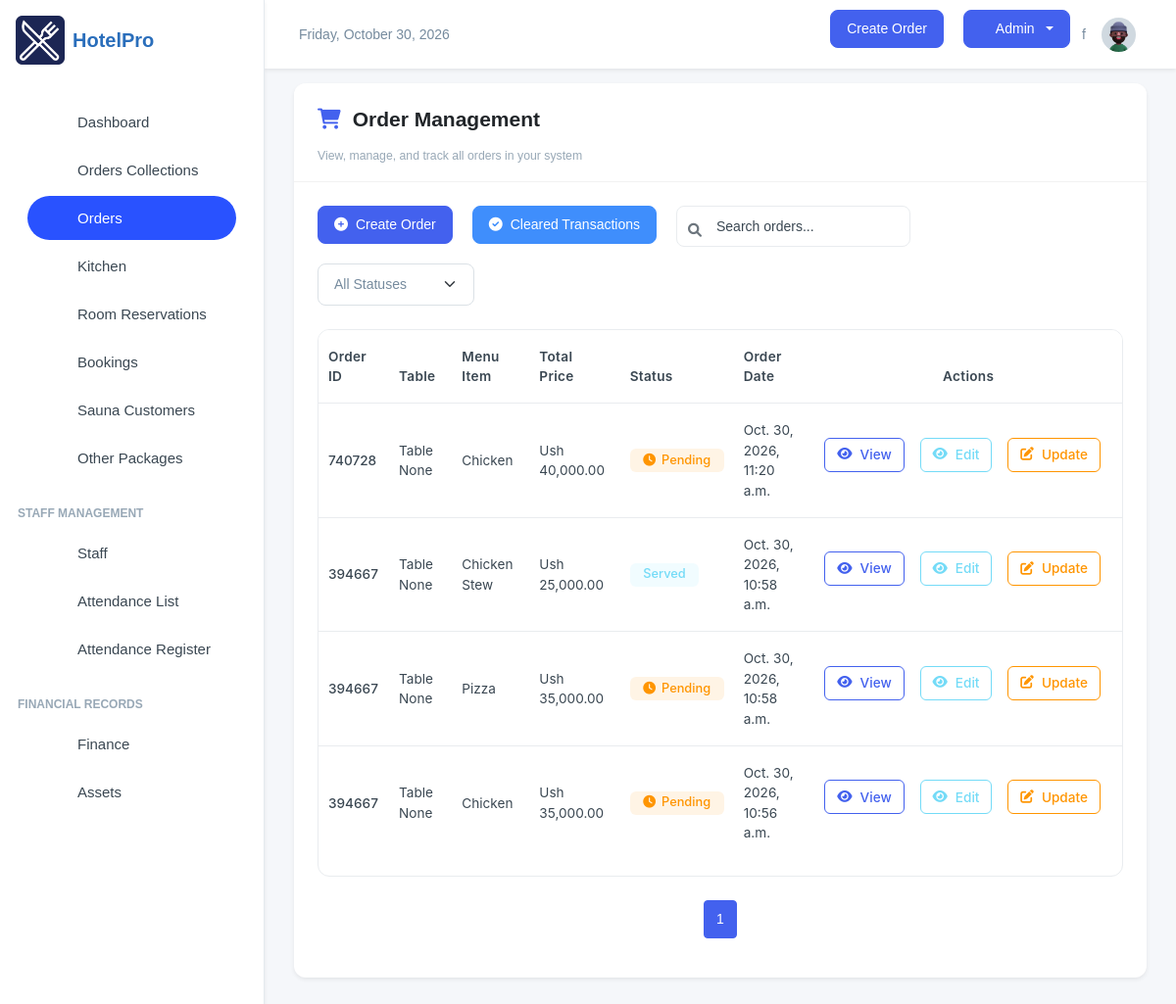
Screenshot of /manager/orders/ (signed in) with the database file from the repository.
### inventory/models.py (models this page shows, shortened)
class OrderItem(models.Model):
    ORDER_TYPE_CHOICES = [
        ('Dine-In', 'Dine-In'),
        ('Take-Away', 'Take-Away'),
    ]
    SPECIAL_NOTES_CHOICES = [
        ('nothing', 'Nothing'),
        ('strongly spiced', 'Strongly Spiced'),
        ('midly spiced', 'Mildly Spiced'),
        ('chips', 'Chips'),
        ('rice', 'Rice'),
        ('posho', 'Posho'),
        ('rice_posho', 'Rice + Posho'),
        ('chips_rice', 'Chips + Rice'),
        ('chips_posho', 'Chips + Posho'),
    ]
    order = models.ForeignKey('OrderTransaction', on_delete=models.CASCADE, related_name='order_items')
    menu_item = models.ForeignKey('MenuItem', on_delete=models.CASCADE, null=True, blank=True)
    order_date = models.DateTimeField(auto_now_add=True)
    customer_name = models.CharField(max_length=255, blank=True, null=True, default="Customer")
    dining_area = models.ForeignKey('DiningArea', on_delete=models.SET_NULL, null=True, blank=True)
    table = models.ForeignKey('Table', on_delete=models.SET_NULL, null=True, blank=True)
    unit_price = models.DecimalField(max_digits=10, decimal_places=2, null=True, blank=True)
    total_price = models.DecimalField(max_digits=10, decimal_places=2, default=Decimal('0.00'))
    quantity = models.IntegerField(blank=True, null=True)
    status = models.CharField(
        max_length=50,
        choices=[('Pending', 'Pending'), ('Preparing', 'Preparing'), ('Cooked', 'Completed'), ('Served', 'Served'), ('Cancelled', 'Cancelled')],
        default='Pending'
    )
    special_notes = models.CharField(
        max_length=50,
        choices=SPECIAL_NOTES_CHOICES,
        default="nothing",
        blank=True,
        null=True
    )
    order_type = models.CharField(
        max_length=10,
        choices=ORDER_TYPE_CHOICES,
        default='Dine-In'
    )
    updated = models.DateTimeField(auto_now=True, blank=True, null=True)
    class Meta:
        verbose_name = 'Order Item'
        verbose_name_plural = 'Order Items'
        ordering = ['-order_date']

class OrderTransaction(models.Model):
    pay_mode = (
        ("NO PAYMENT", "NO PAYMENT"),
        ("CASH", "CASH"),
        ("MOMO PAY", "MOMO PAY"),
        ("AIRTEL PAY", "AIRTEL PAY"),
        ("INVOICE", "INVOICE"),
        ("ON ACCOMMODATION", "ON ACCOMMODATION"),
    )
    random_id = models.CharField(max_length=6, unique=True, editable=False, default=generate_random_id)
    customer_name = models.CharField(max_length=255, blank=True, null=True, default="Customer")
    served_by = models.CharField(
        max_length=255, blank=True, null=True, default="Waitress")
    dining_area = models.ForeignKey(DiningArea, on_delete=models.SET_NULL, null=True, blank=True)
    table = models.ForeignKey(Table, on_delete=models.SET_NULL, null=True, blank=True )
    special_notes = models.TextField(default="Null")
    created = models.DateTimeField(default=now, blank=True, null=True)
    payment_mode = models.CharField(default="NO PAYMENT", max_length=50, choices=pay_mode)
    transaction_id = models.CharField(blank=True, null=True, max_length=100, help_text="Transaction ID / Invoice Number")
    created_by = models.ForeignKey(User, on_delete=models.SET_NULL, null=True, blank=True)
    updated = models.DateField(auto_now=True, blank=True, null=True)
    class Meta:
        ordering = ['-created']

class MenuItem(models.Model):
    category = models.ForeignKey(Category, on_delete=models.CASCADE, related_name="menu_items")
    name = models.CharField(max_length=100)
    description = models.TextField()
    price = models.DecimalField(max_digits=10, decimal_places=2, default=Decimal('0.00'))
    is_available = models.BooleanField(default=True)
    image_url = models.ImageField(blank=True, null=True, upload_to="menu_items")
    def __str__(self):
        return self.name
    class Meta:
        ordering = ['name']

### inventory/views.py (the view)
# urls.py: path('orders/', views.orders, name='order_list'),
@login_required(login_url='/user/login/')
def orders(request):
    now_time = timezone.now()
    filter_time = now_time - timedelta(hours=12)
    all_orders_count = OrderItem.objects.count()
    recent_orders = OrderItem.objects.filter(
        order_date__gte=filter_time
    ).select_related('order', 'table', 'dining_area').order_by('-order_date')
    recent_orders_count = recent_orders.count()
    print(f"DEBUG - All orders: {all_orders_count}, Recent orders: {recent_orders_count}")
    print(f"DEBUG - Current time: {now_time}, Filter cutoff: {filter_time}")
    paginator = Paginator(recent_orders, 10)
    page_number = request.GET.get('page')
    orders_list = paginator.get_page(page_number)
    return render(request, "order_list.html", {
        "orders_list": orders_list,
        "all_orders_count": all_orders_count,
        "recent_orders_count": recent_orders_count,
        "current_time": now_time,
        "filter_time": filter_time,
    })

### inventory/templates/order_list.html (shortened to what this page needs)
{% extends 'base.html' %}
{% load humanize %}
{% block content %}
<div class="card shadow-sm mb-4">
    <div class="card-header">
        <div class="page-header">
            <h4 class="page-title">
                <i class="fas fa-shopping-cart dashboard-icon"></i>Order Management
            </h4>
        </div>
        <p class="text-muted small mb-0">View, manage, and track all orders in your system</p>
    </div>
    <div class="card-body">
        <div class="d-flex flex-wrap justify-content-between align-items-center mb-4">
            <div class="d-flex flex-wrap gap-2 mb-3 mb-md-0">
                <a href="/manager/add-order/" class="btn btn-primary">
                    <i class="fas fa-plus-circle"></i> Create Order
                </a>
                <a href="/manager/cleared_transactions/" class="btn btn-info">
                    <i class="fas fa-check-circle"></i> Cleared Transactions
                </a>
                <div class="search-box">
                    <i class="fas fa-search search-icon"></i>
                    <input type="text" class="form-control" placeholder="Search orders...">
                </div>
                <select class="form-select status-filter">
                    <option value="">All Statuses</option>
                </select>
            </div>
        </div>
        <div class="table-container">
            <div class="table-responsive">
            <table class="table" style="font-size: 0.85rem;">
                <thead>
                <tr>
                    <th>Order ID</th>
                    <th>Table</th>
                    <th>Menu Item</th>
                    <th>Total Price</th>
                    <th>Status</th>
                    <th>Order Date</th>
                    <th class="text-center">Actions</th>
                </tr>
                </thead>
                <tbody>
                {% for order in orders_list %}
                <tr>
                    <td><span class="fw-medium">{{ order.order.random_id }}</span></td>
                    <td>Table {{ order.order.table }}</td>
                    <td>{{ order.menu_item }}</td>
                    <td>Ush {{ order.total_price|intcomma }}</td>
                    <td>
                    {% if order.status == 'Completed' %}
                    <span class="badge badge-completed">
                        <i class="fas fa-check-circle"></i>
                        {{ order.status }}
                    </span>
                    {% elif order.status == 'Pending' %}
                    <span class="badge badge-pending">
                        <i class="fas fa-clock"></i>
                        {{ order.status }}
                    </span>
                    {% elif order.status == 'Processing' %}
                    <span class="badge badge-processing">
                        <i class="fas fa-spinner fa-spin"></i>
                        {{ order.status }}
                    </span>
                    {% else %}
                    <span class="badge bg-secondary bg-opacity-10 text-secondary">
                        {{ order.status }}
                    </span>
                    {% endif %}
                    </td>
                    <td>{{ order.order_date }}</td>
                    <td class="action-cell text-center">
                    <a href="/manager/orders/{{ order.id }}" class="btn btn-sm btn-outline-primary">
                        <i class="fas fa-eye"></i> View
                    </a>
                     <a href="/manager/order/edit/{{ order.id }}" class="btn btn-sm btn-outline-secondary">
                        <i class="fas fa-eye"></i> Edit
                    </a>
                    <button class="btn btn-sm btn-outline-warning" data-bs-toggle="modal"
                        data-bs-target="#editOrderModal" data-order-id="{{ order.id }}"
                        data-order-status="{{ order.status }}">
                        <i class="fas fa-edit"></i> Update
                    </button>
                    </td>
                </tr>
                {% endfor %}
                </tbody>
            </table>
            </div>
        </div>
        <nav aria-label="Page navigation" class="mt-4">
            <ul class="pagination justify-content-center">
                {% for page_num in orders_list.paginator.page_range %}
                {% if page_num >= orders_list.number|add:-2 and page_num <= orders_list.number|add:2 %} <li
                    class="page-item {% if page_num == orders_list.number %}active{% endif %}">
                    <a class="page-link" href="?page={{ page_num }}">{{ page_num }}</a>
                    </li>
                    {% elif page_num == 1 or page_num == orders_list.paginator.num_pages %}
                    <li class="page-item">
                        <a class="page-link" href="?page={{ page_num }}">{{ page_num }}</a>
                    </li>
                    {% elif page_num == orders_list.number|add:-3 or page_num == orders_list.number|add:3 %}
                    <li class="page-item disabled"><span class="page-link">...</span></li>
                    {% endif %}
                    {% endfor %}
            </ul>
        </nav>
    </div>
</div>
<link rel="stylesheet" href="https://cdnjs.cloudflare.com/ajax/libs/font-awesome/6.0.0/css/all.min.css">
{% endblock content %}

### templates/base.html (style rules this page uses)
:root { --primary-color: #2A6EBB; --secondary-color: #F8F9FA; --accent-color: #FFD700; --text-color: #333333; --success-color: #28a745; --danger-color: #dc3545; --warning-color: #ffc107; --info-color: #17a2b8; }
body { font-family: 'Poppins', sans-serif; background-color: #f5f7fa; }
.btn-primary { background-color: var(--primary-color); border-color: var(--primary-color); }
.card { border-radius: 0.75rem; border: none; box-shadow: 0 0.125rem 0.25rem rgba(0, 0, 0, 0.075); transition: transform 0.2s ease-in-out, box-shadow 0.2s ease-in-out; }

### inventory/templates/order_list.html (style rules this page uses)
.card { border-radius: 12px; border: none; box-shadow: 0 5px 20px rgba(0, 0, 0, 0.05); transition: all 0.3s ease; }
.card-header { background-color: #fff; border-bottom: 1px solid rgba(0, 0, 0, 0.05); padding: 1.5rem 1.5rem 1rem; }
.card-body { padding: 1.5rem; }
table { font-size: 0.925rem; font-family: 'Inter', -apple-system, BlinkMacSystemFont, 'Segoe UI', Roboto, sans-serif; border-collapse: separate; border-spacing: 0; width: 100%; }
thead th { background-color: #f8f9fa; color: #495057; font-weight: 600; text-transform: none; font-size: 0.85rem; letter-spacing: 0.3px; padding: 1rem; border-bottom: 2px solid #e9ecef; }
tbody td { padding: 1rem; vertical-align: middle; border-bottom: 1px solid #e9ecef; }
tbody tr:last-child td { border-bottom: none; }
tbody tr { transition: background-color 0.2s; }
.btn { border-radius: 8px; padding: 0.5rem 1rem; font-weight: 500; transition: all 0.2s; margin-right: 0.75rem; margin-bottom: 0.75rem; display: inline-flex; align-items: center; justify-content: center; gap: 0.5rem; }
.btn-primary { background-color: #4361ee; border-color: #4361ee; }
.btn-info { background-color: #3f8efc; border-color: #3f8efc; color: white; }
.btn-sm { padding: 0.4rem 0.75rem; font-size: 0.85rem; border-radius: 6px; }
.btn-outline-primary { color: #4361ee; border-color: #4361ee; }
.btn-outline-warning { color: #ff9500; border-color: #ff9500; }
.badge { font-weight: 500; font-size: 0.8rem; padding: 0.35rem 0.85rem; border-radius: 6px; display: inline-flex; align-items: center; gap: 0.375rem; }
.badge-pending { background-color: rgba(255, 149, 0, 0.1); color: #ff9500; }
.pagination { margin-top: 1.5rem; }
.page-link { border-radius: 6px; margin: 0 0.15rem; color: #4361ee; font-weight: 500; padding: 0.5rem 0.75rem; }
.page-item.active .page-link { background-color: #4361ee; border-color: #4361ee; }
.table-container { margin-top: 1.5rem; border-radius: 12px; overflow: hidden; border: 1px solid #e9ecef; }
.search-box { position: relative; max-width: 300px; }
.search-box input { padding-left: 2.5rem; border-radius: 8px; border: 1px solid #e9ecef; height: 42px; }
.search-icon { position: absolute; left: 0.75rem; top: 50%; transform: translateY(-50%); color: #6c757d; }
.status-filter { max-width: 160px; }
.action-cell { white-space: nowrap; }
.page-header { display: flex; align-items: center; margin-bottom: 1rem; }
.page-title { margin-bottom: 0; font-weight: 700; color: #212529; }
.dashboard-icon { margin-right: 0.75rem; color: #4361ee; }

### rows the page displays
OrderItem: order.random_id "740728", order.table "None", menu_item "Chicken", total_price "40,000.00", status "Pending", order_date "Oct. 30, 2026, 11:20 a.m."
OrderItem: order.random_id "394667", order.table "None", menu_item "Chicken Stew", total_price "25,000.00", status "Served", order_date "Oct. 30, 2026, 10:58 a.m."
OrderItem: order.random_id "394667", order.table "None", menu_item "Pizza", total_price "35,000.00", status "Pending", order_date "Oct. 30, 2026, 10:58 a.m."
OrderItem: order.random_id "394667", order.table "None", menu_item "Chicken", total_price "35,000.00", status "Pending", order_date "Oct. 30, 2026, 10:56 a.m."

### other values shown
{{ page_num }} "1"
